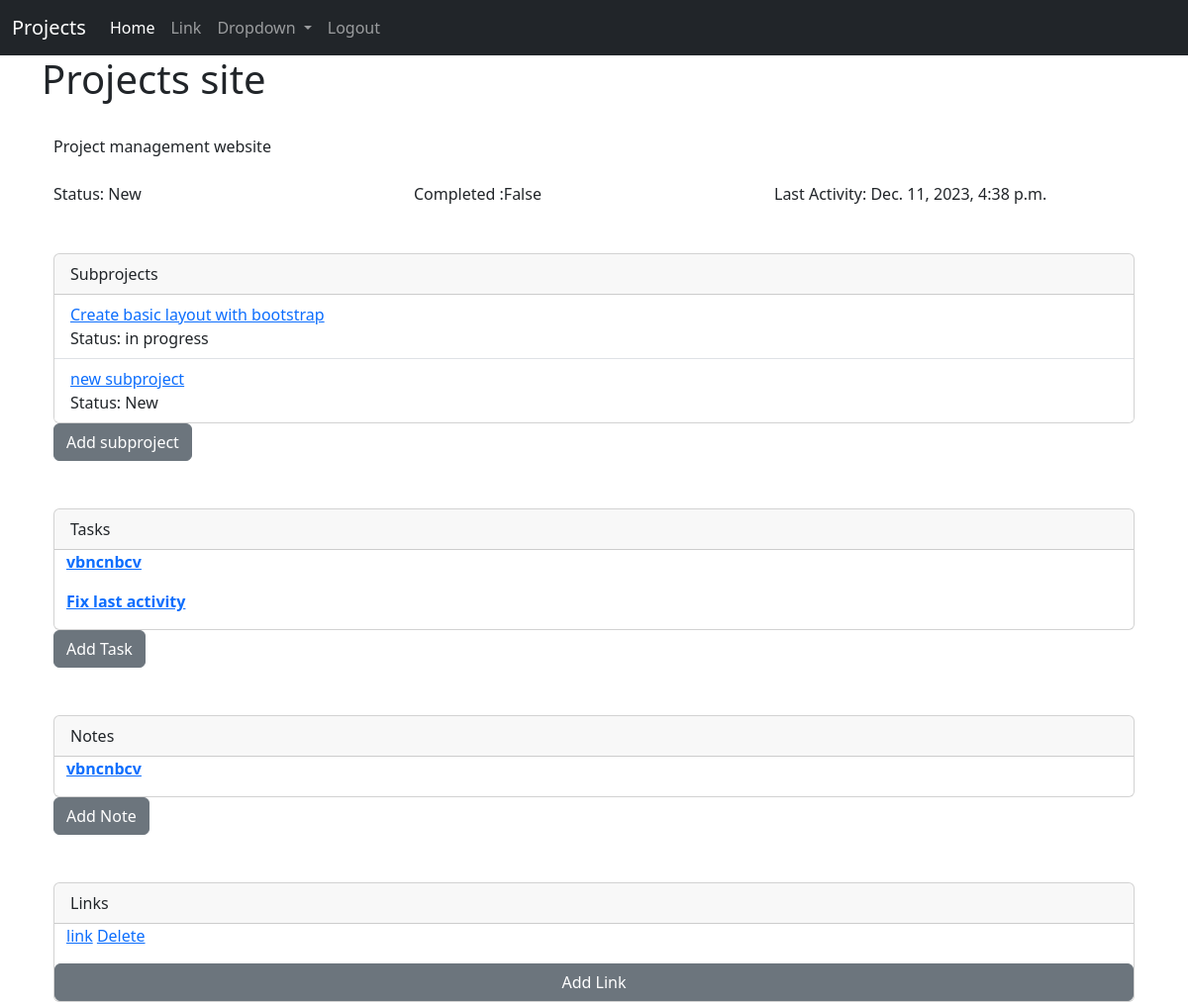
/project/1 (signed in), run on an earlier commit of the app's database.
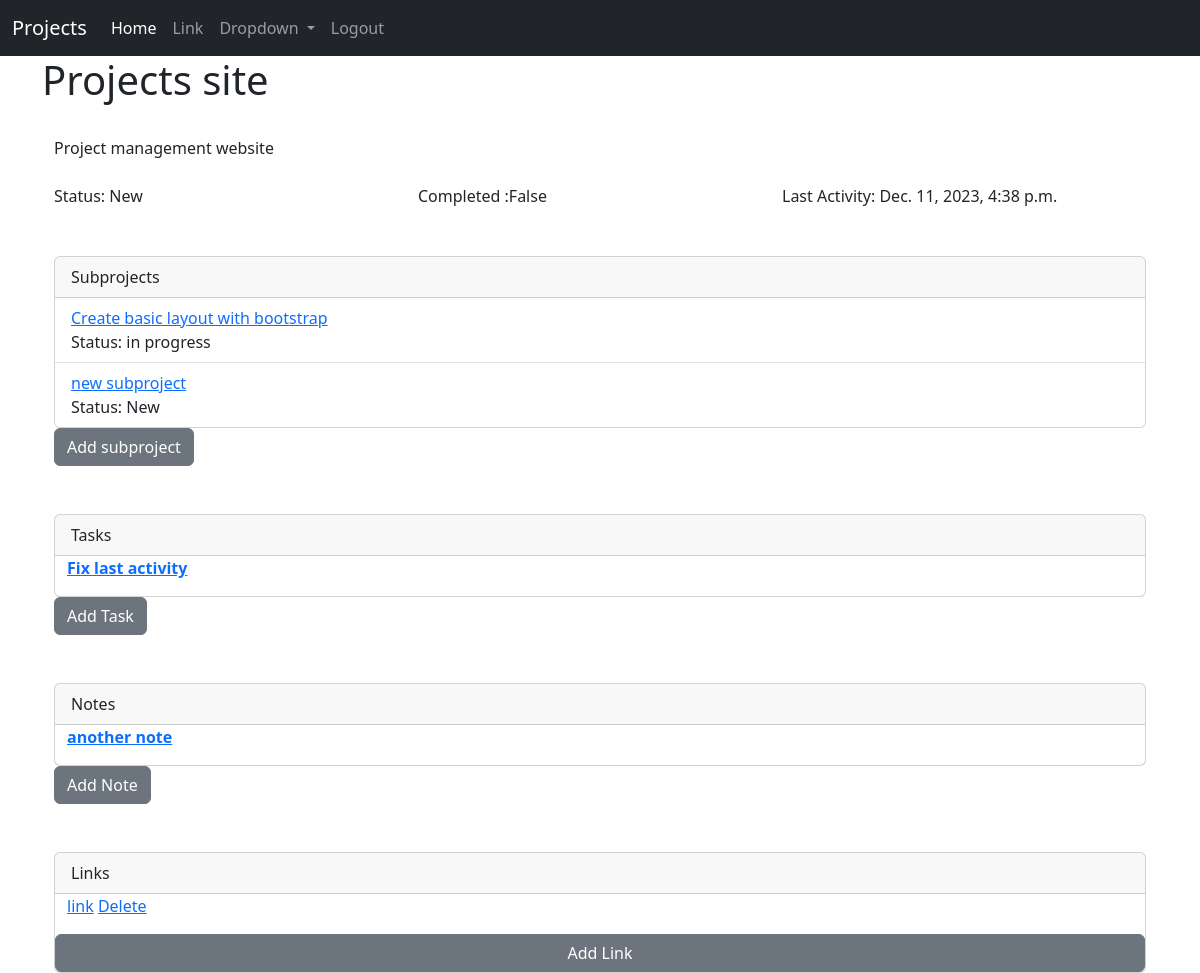
And on a later commit of the database.
### base/models.py (models this page shows, shortened)
class project(models.Model):
    id = models.IntegerField(primary_key=True)
    created_at = models.DateTimeField(auto_now_add=True)
    parent = models.IntegerField(default=0) # 0 = parent project, else it is a subproject with a parent of parent number
    name = models.CharField(max_length=64)
    type = models.ForeignKey(type, on_delete=models.CASCADE)
    description = models.TextField()
    status = models.ForeignKey(status, on_delete=models.CASCADE)
    completed = models.BooleanField()
    archived = models.BooleanField()
    lastActivity = models.DateTimeField()

class status(models.Model):
    id = models.IntegerField(primary_key=True)
    status = models.CharField(max_length=64)
    def __str__(self):
        return self.status

class task(models.Model):
    id = models.IntegerField(primary_key=True)
    ref = models.ForeignKey(project, on_delete=models.CASCADE)
    title = models.CharField(max_length=64)
    task = models.TextField()
    order = models.IntegerField(unique=True)
    status = models.ForeignKey(status, on_delete=models.CASCADE)
    class Meta:
        get_latest_by = 'order'

class note(models.Model):
    id = models.IntegerField(primary_key=True)
    ref = models.ForeignKey(project, on_delete=models.CASCADE)
    title = models.CharField(max_length=64)
    text = models.TextField()

class link(models.Model):
    id = models.IntegerField(primary_key=True)
    ref = models.ForeignKey(project, on_delete=models.CASCADE)
    title = models.CharField(max_length=64)
    url = models.CharField(max_length=64)

### base/views.py (the view)
# urls.py: path("project/<int:pk>", views.project_view, name = "project_view"),
def project_view(request, pk):
    if request.user.is_authenticated:
        result = project.objects.get(id=pk)
        subprojects = project.objects.filter(parent=pk)
        notes = note.objects.filter(ref=pk)
        tasks = task.objects.filter(ref=pk)
        links = link.objects.filter(ref=pk)
        return render(request, 'project_view.html', {'project': result, 'notes':notes, 'tasks':tasks, 'links':links, 'subprojects': subprojects  })
    else:
        return redirect('home')

### base/templates/project_view.html
{% extends "base.html" %}
{% block  content %}
<h1>{{ project.name }}</h1><br>
    <div class="container">
        <div class="row">
          <div class="col">
            <p>
            {{ project.description }}
            </p>
          </div>
          <br><br>
          <div class="row">
            <div class="col">
                Status: {{ project.status }}
            </div>
            <div class="col">
                 Completed :{{ project.completed }}
            </div>
            <div class="col">
                Last Activity: {{ project.lastActivity }}
            </div>
          </div>
        </div>
    </div>
<br><br>
{% if project.parent == 0 %}
    <div class="container">
      {% if subprojects %}
      <div class="card" >
        <div class="card-header">
          Subprojects
        </div>
          <ul class="list-group list-group-flush">
            {% for sub in subprojects %}
            <li class="list-group-item">
              <div class="col" >
                  <a href="{% url 'view_sub' pk=sub.id %}"> {{sub.name }} </a>
              </div>
              <div class = "col">
                  Status: {{ sub.status }}
              </div>
            {% endfor %}
          </ul>
      </div>
      {% else %}
        There are no subprojects
      {% endif %}
      <a href="{% url 'add_sub' parent=project.id %}" class="btn btn-secondary" >Add subproject</a>
    </div>
    {% endif %}
    <br><br>
    <div class="container" width="%100">
        {% if tasks %}
        <div class="card" >
          <div class="card-header">
            Tasks
            </div>
            {% for task in tasks %}
            <div class="container">
                <p>
                  <a href="{% url 'display_task' req_task=task.id %}">
                <strong>{{ task.title }}</strong></a>
                <br>
            </p>
            </div>
            {% endfor %}
            </div>
        {% else %}
        <p>No tasks to show</p>
        {% endif %}
        <a href="{% url 'add_task' parent=project.id %}" class="btn btn-secondary">Add Task</a>
    </div>
    <br><br>
    <div class="container" width="%100">
    {% if notes %}
      <div class="card" >
          <div class="card-header">
            Notes
            </div>
            {% for note in notes %}
            <div class="container">
                <p>
                  <a href="{% url 'display_note' req_note=note.id %}">
                 <strong> {{ note.title }}</strong>  </a>
                </p>
            </div>
            {% endfor %}
        </div>
        {% else %}
            This project has no notes
        {% endif %}
        <a href="{% url 'add_note' parent=project.id %}" class="btn btn-secondary">Add Note</a>
      </div>
    <br><br>
      <div class="container">
  {% if links %}
  <div class="card" >
    <div class="card-header">
      Links
      </div>
    {% for link in links %}
      <div class="container">
        <p>
          <a href="{{ link.url }}" target = "_blank" rel="noopener noreferrer" >{{ link.title }}</a> <a href="{% url 'delete_link' link_id=link.id %}"> Delete</a>
        </p>
      </div>
    {% endfor %}
  {% else %}
  <p>This project has no links</p>
  {% endif %}
  <a href="{% url 'add_link' parent=project.id %}" class="btn btn-secondary">Add Link</a>
</div>
{% endblock %}

What changed in the data, as far as the page shows it:
removed task: title "vbncnbcv"
removed note: title "vbncnbcv"
added note: title "another note"
